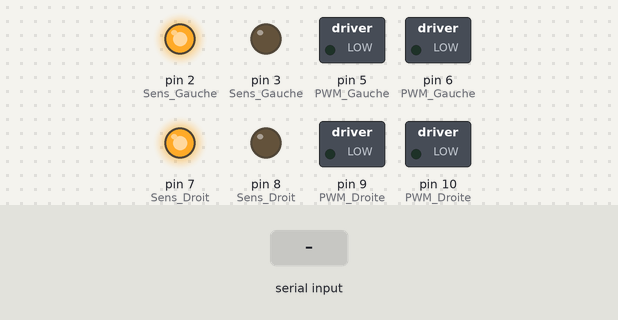
Bench run of a sketch on a simulated Arduino Nano, built with avr-gcc and run on an emulated ATmega328P. Parts: switched loads named in the sketch (green lamp = pin HIGH), output pins drawn as LEDs (lit = HIGH). The test bench sets the inputs (shaded band).

Above: at 1.2 s.
1.3 s: byte 30 received over Serial
At 1.8 s:
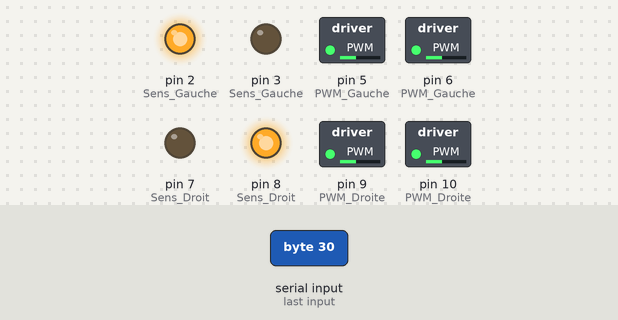
2.8 s: byte 90 received over Serial
At 4.1 s:
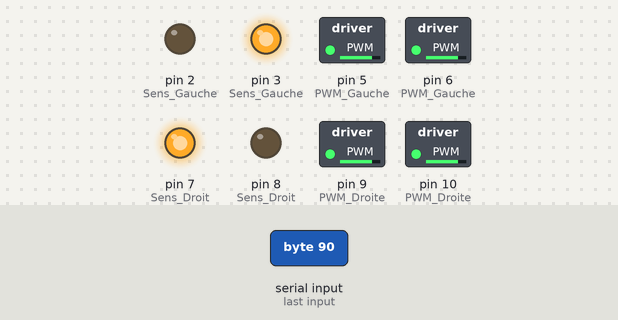
Timing chart, 0 to 5.8 s (numbered marks = the images above; inputs shaded):
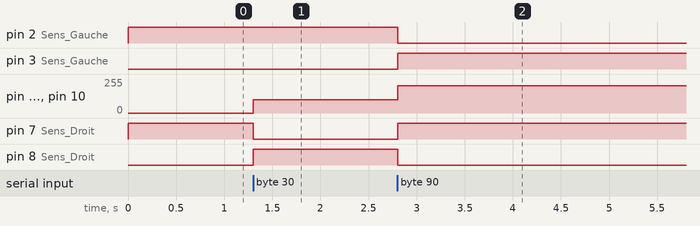

Measured:
- after the input at 1.3 s, pin 5 (PWM_Gauche), pin 6 (PWM_Gauche), pin 9 (PWM_Droite), pin 10 (PWM_Droite): 0/255 → 101/255 at once; pin 7 (Sens_Droit): HIGH → LOW at once; pin 8 (Sens_Droit): LOW → HIGH at once
- after the input at 2.8 s, pin 2 (Sens_Gauche), pin 8 (Sens_Droit): HIGH → LOW at once; pin 3 (Sens_Gauche), pin 7 (Sens_Droit): LOW → HIGH at once; pin 5 (PWM_Gauche), pin 6 (PWM_Gauche), pin 9 (PWM_Droite), pin 10 (PWM_Droite): 101/255 → 203/255 at once

The sketch:

BTCommand_1_1.ino
```cpp
/*Le code est sale parcequ'il a été prévu
 * à la base pour une autre application
 * (un drone), raison pour laquelle il y a
 * les variables spin, etc...
 *
 * Mais la fonction decodeSerial() reste utile
 * pour récupérer le X et le Y (la flemme de la refaire).
 *
 * La fonction laBite() permet de calculer les
 * PWM a envoyer de chaque côté.
 *
 * Les roues de gauche et de droite sont commandées
 * de la même manière. Ainsi, les pins de direction
 * vers le L298 sont mutualisées, mais les PWM sont
 * indépendantes. Flemme strikes again.
 *
 * La variable sensitivity sert à rien. tkt.
 * Le softwareSerial non plus.
 * Du coup il faut débrancher le BT pour programmer,
 * Sinon le Serial "part" sur le BT au lieu d'âtre lu
 * par la nano.
 *
 * Attention aux poulpes.
 */


#include <SoftwareSerial.h>

#define SENSITIVITY 1 //0 = immobile, 2 = très instable.

boolean On = false;
int input;
char work;
char work2;
char work3;
int X = 50;
int Y = 50;
int Pow = -30;
int offFront = 0;
int offRight = 0;
int spinRight = 0;
int mot1 = 3;
int mot2 = 5;
int mot3 = 6;
int mot4 = 9;
int intValueG = 0;
int intValueD = 0;
int calculated = 0;
int PWMG = 0;
int PWMD = 0;


void setup() {
  Serial.begin(9600);


  pinMode(2, OUTPUT); //Sens Gauche
  pinMode(3, OUTPUT); //Sens Gauche
  pinMode(7, OUTPUT); //Sens Droit
  pinMode(8, OUTPUT); //Sens Droit
  pinMode(5, OUTPUT); //PWM Gauche
  pinMode(6, OUTPUT); //PWM Gauche
  pinMode(9, OUTPUT); //PWM Droite
  pinMode(10, OUTPUT); //PWM Droite

  digitalWrite(2, HIGH);
  digitalWrite(3, LOW);
  digitalWrite(7, HIGH);
  digitalWrite(8, LOW);


}

void loop() {
  getSerial();
  laBite();
}


void getSerial() {
  if (Serial.available()) {
    input = Serial.read();
    decodeSerial();
  }
}

void decodeSerial() {
  work = (input >> 7) && 1;
  if ((work) != 0) {
    Y = (input - 128);
  }
  else {
    work2 = (input >> 4);
    if (work2 == 7) {
      work3 = input - 112;
      if (work3 == 1) {
        Pow++;
        //Serial.println("En haut !");
      }
      else if (work3 == 2) {
        Pow--;
        //Serial.println("En bas !");
      }
      else if (work3 == 3) {
        offFront--;
        //Serial.println("Derriere !");
      }
      else if (work3 == 4) {
        offFront++;
        //Serial.println("Devant !");
      }
      else if (work3 == 5) {
        offRight--;
        //Serial.println("A gauche !");
      }
      else if (work3 == 6) {
        offRight++;
        //Serial.println("A droite !");
      }
      else if (work3 == 7) {
        spinRight--;
        //Serial.println("Tourne a gauche !");
      }
      else if (work3 == 8) {
        spinRight++;
        //Serial.println("Tourne a droite !");
      }
      else if (work3 == 9) {
        On = 1 - On;
        //Serial.print("On = ");
        //Serial.println(On);
      }
      else Serial.println("WTF Bro ?");
    }
    else {
      X = (input);
    }
  }
}

void laBite(void)
{
  PWMD = constrain(map(2*(X-50)+2*(Y-50), 0, 100, 0, 254), -253, 254);
  PWMG = constrain(map(-2*(X-50)+2*(Y-50), 0, 100, 0, 254), -253, 254);

  analogWrite(5, abs(PWMG));
  analogWrite(6, abs(PWMG));
  analogWrite(9, abs(PWMD));
  analogWrite(10, abs(PWMD));

  if(PWMG < 0)
  {
  digitalWrite(2, LOW);
  digitalWrite(3, HIGH);
  }
  else
  {
  digitalWrite(2, HIGH);
  digitalWrite(3, LOW);
  }

  if(PWMD < 0)
  {
  digitalWrite(7, LOW);
  digitalWrite(8, HIGH);
  }
  else
  {
  digitalWrite(7, HIGH);
  digitalWrite(8, LOW);
  }


}
```
